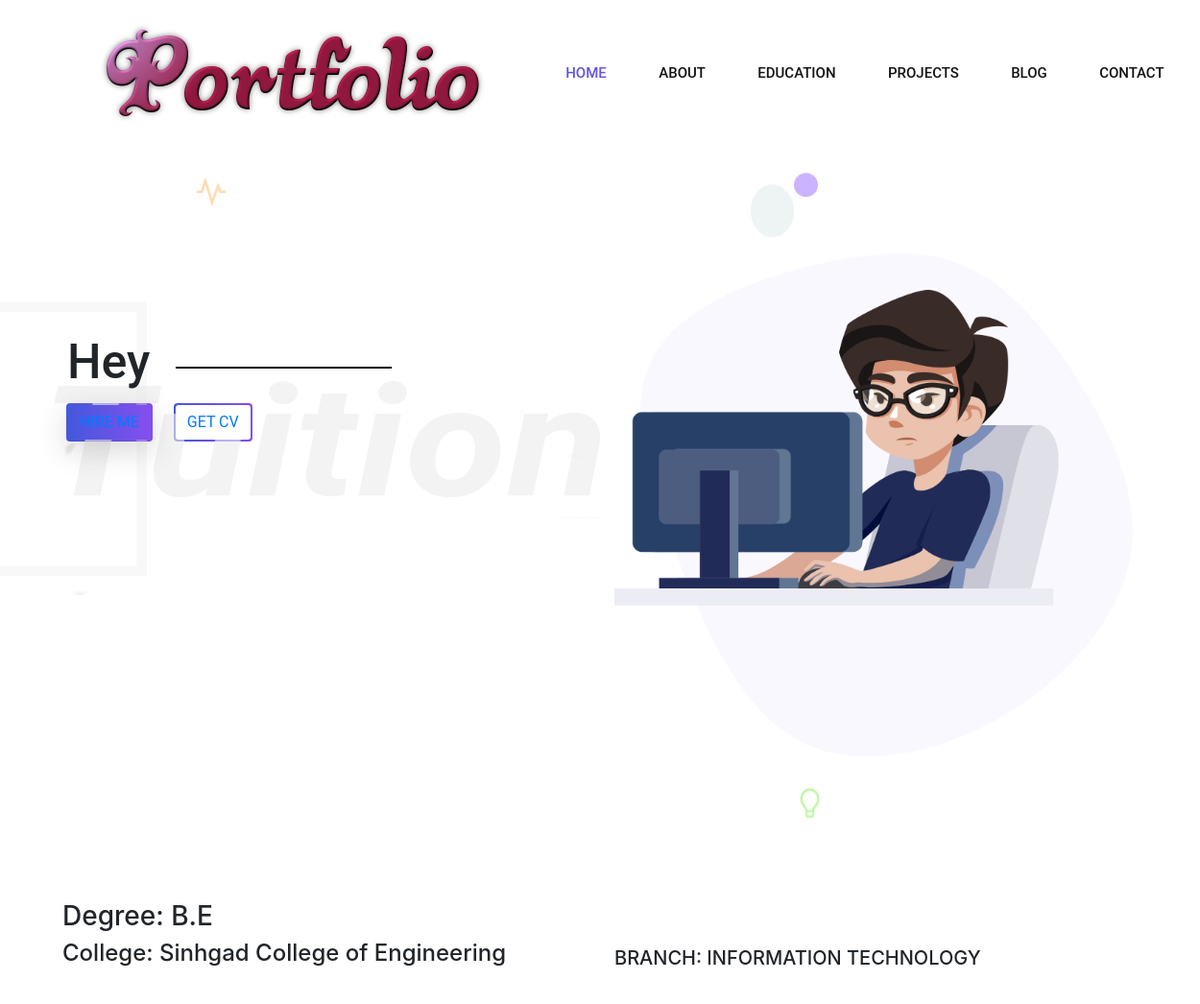
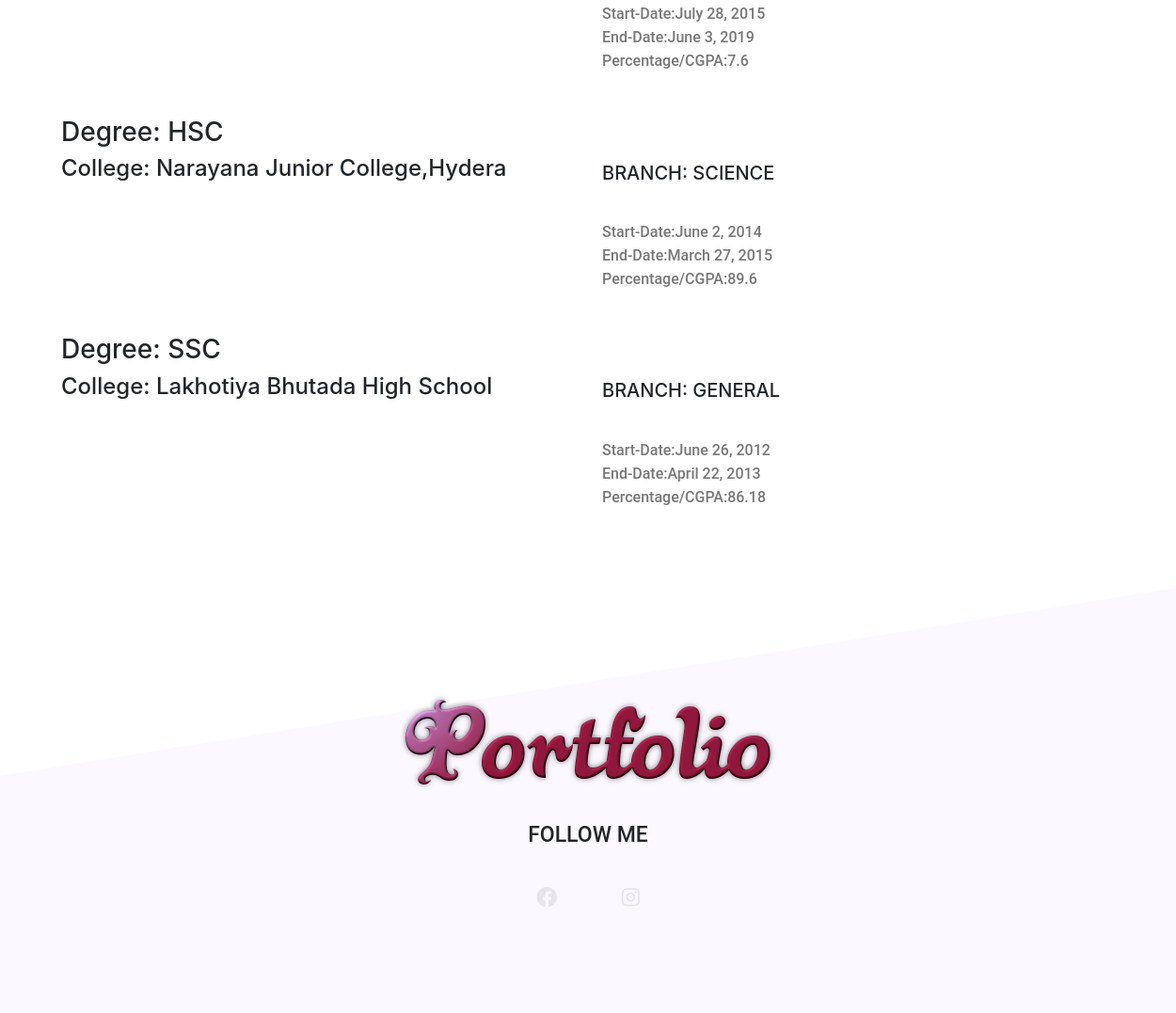
The page /education on the database its author committed (2 pictures, top to bottom).
### blog/models.py (models this page shows, shortened)
class Education(models.Model):
    name=models.CharField(max_length=30)
    speci=models.CharField(max_length=30)
    colleg=models.CharField(max_length=30)
    s_date=models.DateField(default=date.today)
    e_date=models.DateField(default=date.today)
    marks=models.FloatField()

### blog/views.py (the view)
# urls.py: path('education',education),
def education(request):
    lst1=Education.objects.all()
    return render(request,'education.html',{'lst1':lst1})

### blog/templates/education.html
{% extends "base.html" %}
{% block content %}
<section class="about-area">
{% for i in lst1 %}
            <div class="container-fluid">
                <div class="row">
                    <div class="col-lg-6 col-md-12">
                        <div class="about-image">
                            <h3> Degree:   {{i.name}}<br> </h3>
	          <h4>College:   {{i.colleg}}<br></h4>
                        </div>
                    </div>
                    <div class="col-lg-6 col-md-12 about-title">
                        <h5 class="text-uppercase pt-5">
                            <span>Branch:   {{i.speci}}</span>
                        </h5>
                        <div class="paragraph py-4 w-75">
                            <p class="para">
                                                      Start-Date:{{i.s_date}}<br>
			End-Date:{{i.e_date}}<br>
			Percentage/CGPA:{{i.marks}}<br>
                            </p>
                        </div>
                    </div>
                </div>
            </div>
{% endfor %}
        </section>
{% endblock %}

### static/css/style.css (style rules this page uses)
.site-main .about-area { padding: 8rem 5rem; }
.site-main .about-area .about-title .paragraph > p { padding: .4rem 0; }
.site-main .about-area .about-title p { padding: 1rem 7rem; }

### static/css/responsive.css (style rules this page uses)
@media only screen and (max-width: 1910px) { .site-main .brand-area, .site-main .services-area .services-title, .site-main .about-area { padding: 3% 4%; } }

### static/css/partials/_variables.css (style rules this page uses)
html, body { margin: 0%; box-sizing: border-box; width: 100%; height: 100%; }
:root { --primary-color: #4458dc; --primary-color2: #854fee; --title-color: #141313; --text-color: #777777; --border-color: #201f1f17; --gradient-color: linear-gradient(90deg, #4458dc 0%, #854fee 100%); --shadow-color: 0px 10px 30px rgba(118, 85, 225, 0.3); --box-shadow: 0px 10px 30px rgba(57, 56, 61, 0.205); --roboto: 'Roboto', cursive; }

### static/css/partials/_global.css (style rules this page uses)
.text-uppercase { text-transform: uppercase; }
p.para { color: var(--text-color); font: normal 500 16px/ 25px var(--roboto); }

### rows shown on the page
Education: name "B.E", colleg "Sinhgad College of Engineering", speci "INFORMATION TECHNOLOGY", s_date "July 28, 2015", e_date "June 3, 2019", marks "7.6"
Education: name "HSC", colleg "Narayana Junior College,Hydera", speci "SCIENCE", s_date "June 2, 2014", e_date "March 27, 2015", marks "89.6"
Education: name "SSC", colleg "Lakhotiya Bhutada High School", speci "GENERAL", s_date "June 26, 2012", e_date "April 22, 2013", marks "86.18"
